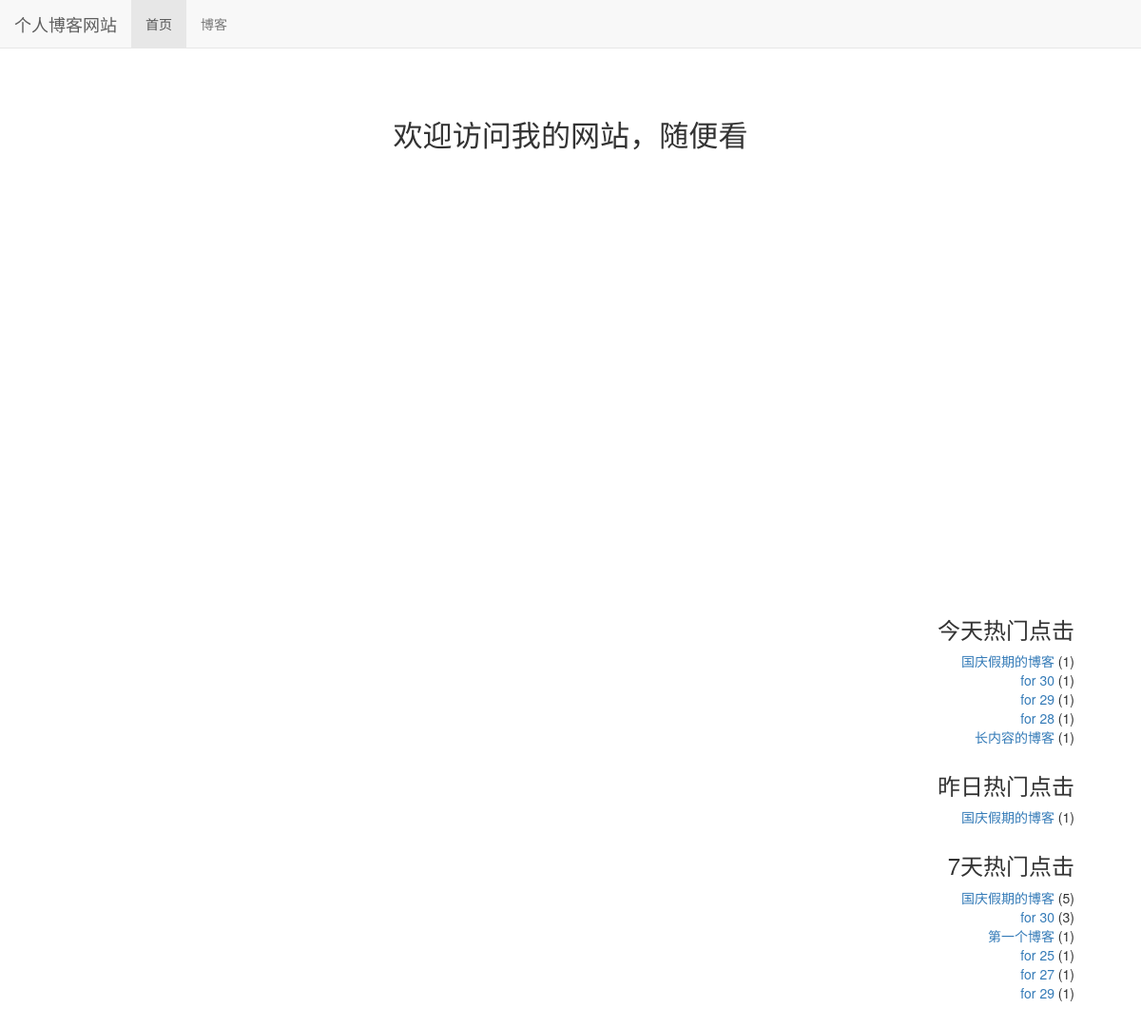
The page / on the database its author committed.
### read_statistics/models.py (models this page shows)
class ReadDetail(models.Model):
    date = models.DateField(default = timezone.now)
    read_num = models.IntegerField(default=0)
    content_type = models.ForeignKey(ContentType,on_delete=models.DO_NOTHING)
    object_id = models.PositiveIntegerField()
    content_object = GenericForeignKey('content_type','object_id')

### blog/models.py (models this page shows, shortened)
class Blog(models.Model,ReadNumExpandMthod):
    title = models.CharField(max_length = 50)
    blog_type = models.ForeignKey(BlogType, on_delete = models.DO_NOTHING)
    content = RichTextUploadingField()
    author = models.ForeignKey(User,on_delete = models.DO_NOTHING)
    read_details = GenericRelation(ReadDetail)
    created_time = models.DateTimeField(auto_now_add = True)
    last_updated_time = models.DateTimeField(auto_now = True)
    class Meta:
        ordering = ["-created_time"]

### mysite/views.py (the view)
# urls.py: 2. Add a URL to urlpatterns:  path('', views.home, name='home')
def home(request):
    blog_content_type = ContentType.objects.get_for_model(Blog)
    dates,read_nums = get_seven_days_read_data(blog_content_type)
    hot_blogs_for_7_days = cache.get('hot_blogs_for_7_days')
    if hot_blogs_for_7_days is None:
        hot_blogs_for_7_days = get_7_days_hot_blogs()
        cache.set('hot_blogs_for_7_days',hot_blogs_for_7_days,3600)
        print('calc')
    else:
        print('use cache')
    context = {}
    context['dates'] = dates
    context['read_nums'] = read_nums
    context['today_hot_data'] = get_today_hot_data(blog_content_type)
    context['yesterday_hot_data'] = get_yesterday_hot_data(blog_content_type)
    context['hot_blogs_for_7_days'] = hot_blogs_for_7_days
    return render(request,'blog/home.html',context)

### mysite/views.py (called while the page is built)
def get_7_days_hot_blogs():
    today = timezone.now().date()
    date = today-datetime.timedelta(days = 7)
    blogs = Blog.objects \
                .filter(read_details__date__lt = today,read_details__date__gte = date) \
                .values('id','title') \
                .annotate(read_num_sum = Sum('read_details__read_num')) \
                .order_by('-read_num_sum')  #lt表示＜ ，gt表示＞，加个e表示≥
    return blogs[:7]

### read_statistics/utils.py (called while the page is built)
def get_seven_days_read_data(content_type):
    today = timezone.now().date()
    dates = []
    read_nums = []
    for i in range(6,-1,-1):#最近七天的数据
        date = today - datetime.timedelta(days = i)
        dates.append(date.strftime('%m/%d'))
        read_details = ReadDetail.objects.filter(content_type = content_type,date =date)
        result = read_details.aggregate(read_num_sum= Sum('read_num'))
        read_nums.append(result['read_num_sum'] or 0)
    return  dates,read_nums

def get_today_hot_data(content_type):
    today = timezone.now().date()
    read_details = ReadDetail.objects.filter(content_type = content_type,date = today).order_by('-read_num')
    return read_details[:7] #取前7条数据

def get_yesterday_hot_data(content_type):
    today = timezone.now().date()
    yesterday = today-datetime.timedelta(days = 1)
    read_details = ReadDetail.objects.filter(content_type = content_type,date = yesterday).order_by('-read_num')
    return read_details[:7]

### blog/templates/blog/home.html (shortened to what this page needs)
{% extends 'blog/base.html' %}
{% load staticfiles %}
{% block header_extends %}
    <link rel="stylesheet" type="text/css" href="{% static 'blog/home.css' %}">
{% endblock %}
{% block nav_home_active %}active{% endblock %}
{% block content %}
    <h3 class = 'home-content'>欢迎访问我的网站，随便看</h3>
    <div id="container" style="width: 600px;height:400px;"></div>
    <div class="hot-data">
        <h3>今天热门点击</h3>
        <ul>
            {% for hot_data in today_hot_data %}
                <li>
                    <a href="{% url 'blog_detail' hot_data.content_object.pk %}">{{ hot_data.content_object.title }} </a>
                    ({{ hot_data.read_num }})
                </li>
            {% empty %}
                <li>今天暂时没有热门博客</li>
            {% endfor %}
        </ul>
    </div>
    <div class="hot-data">
        <h3>昨日热门点击</h3>
        <ul>
            {% for hot_data in yesterday_hot_data %}
                <li>
                    <a href="{% url 'blog_detail' hot_data.content_object.pk %}">{{ hot_data.content_object.title }} </a>
                    ({{ hot_data.read_num }})
                </li>
            {% empty %}
                <li>昨天暂时没有热门博客</li>
            {% endfor %}
        </ul>
    </div>
    <div class="hot-data">
        <h3>7天热门点击</h3>
        <ul>
            {% for hot_blog in hot_blogs_for_7_days %}
                <li>
                    <a href="{% url 'blog_detail' hot_blog.id %}">{{ hot_blog.title }} </a>
                    ({{ hot_blog.read_num_sum }})
                </li>
            {% empty %}
                <li>昨天暂时没有热门博客</li>
            {% endfor %}
        </ul>
    </div>
{% endblock %}

### blog/templates/blog/base.html (shortened to what this page needs)
{% load staticfiles %}
<!DOCTYPE html>
<html lang="zh-CN">
<head>
    <link rel="stylesheet" type="text/css" href="{% static 'blog/base.css' %}">
    <link rel="stylesheet" type="text/css" href="{% static 'bootstrap-3.3.7-dist/css/bootstrap.min.css' %}">
    {% block header_extends %}{% endblock %}
</head>
<body>
    <div class="navbar navbar-default navbar-fixed-top" role="navigation">
        <div class="container-fluid">
            <div class="navbar-header">
                <a class ="navbar-brand" href="{% url 'home' %}">个人博客网站</a>
            </div>
            <div id = 'navbar-collapse' class="collapse navbar-collapse">
                <ul class="nav navbar-nav">
                    <li class="{% block nav_home_active %}{% endblock %}"><a href="{% url 'home' %}">首页</a></li>
                    <li class="{% block nav_blog_active %}{% endblock %}"><a href="{% url 'blog_list' %}">博客</a></li>
                </ul>
            </div>
        </div>
    </div>
    {% block content %}{% endblock %}
</body>
</html>

### blog/static/blog/base.css (style rules this page uses)
* { margin: 0; padding: 0; }
body { margin: 70px!important; }
ul { list-style-type: none; }

### blog/static/blog/home.css (style rules this page uses)
.home-content { font-size: 222%; text-align:center; margin-top:4em; margin-bottom:2em; }
div#container { margin:0 auto; height: 30em; min-width:30em; max-width: 50em; }
div.hot-data { text-align:right; margin-top:2em; }

### rows shown on the page
ReadDetail: content_object "国庆假期的博客", read_num "1"
ReadDetail: content_object "for 30", read_num "1"
ReadDetail: content_object "for 29", read_num "1"
ReadDetail: content_object "for 28", read_num "1"
ReadDetail: content_object "长内容的博客", read_num "1"
ReadDetail: content_object "国庆假期的博客", read_num "1"
Blog: title "for 29", read_num_sum "1"

### other values the page prints
{{ hot_blog.title }} "国庆假期的博客" "for 30" "第一个博客" "for 25" "for 27"
{{ hot_blog.read_num_sum }} "5" "3" "1" "1" "1"
